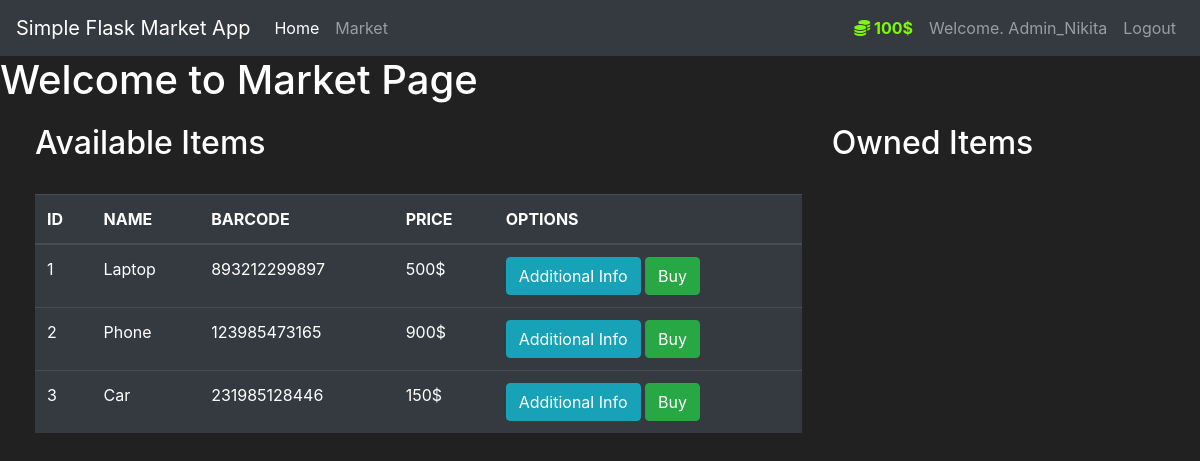
/market (signed in), run on the app's committed database.
### market/models.py (models this page shows, shortened)
class User(app_db.Model, UserMixin):
    id = app_db.Column(app_db.Integer(), primary_key=True)
    username = app_db.Column(app_db.String(length=30), nullable=False, unique=True)
    user_email = app_db.Column(app_db.String(length=50), nullable=False, unique=True)
    user_pd = app_db.Column(app_db.String(length=60), nullable=False)
    budget = app_db.Column(app_db.Integer(), nullable=False, default=1000)
    items = app_db.relationship("SalableGood", backref="owned_user", lazy=True)
    @property
    def password(self):
        return self.user_pd
    @property
    def budget_prettify(self):
        if (len(str(self.budget))) >= 4:
            return "{:,.2f}$".format(self.budget)
        else:
            return f"{self.budget}$"

class SalableGood(app_db.Model):
    id = app_db.Column(app_db.Integer(), primary_key=True)
    name = app_db.Column(app_db.String(length=30), nullable=False, unique=True)
    price = app_db.Column(app_db.Integer(), nullable=False)
    barcode = app_db.Column(app_db.String(length=12), nullable=False, unique=True)
    description = app_db.Column(app_db.String(length=1024), nullable=False, unique=True)
    owner = app_db.Column(app_db.Integer(), app_db.ForeignKey("user.id"))

### market/routes.py (the view, shortened to what this page needs)
@app.route("/market", methods=["GET", "POST"])
@login_required
def market_page():
    bought_item_form = BoughtItemForm()
    sold_item_form = SoldItemForm()
    if request.method == "GET":
        items = SalableGood.query.filter_by(owner=None)
        user_items = SalableGood.query.filter_by(owner=current_user.id)
        return render_template("market.html", items=items, bought_item_form=bought_item_form,
                               user_items=user_items, sold_item_form=sold_item_form)

### market/models.py (called while the page is built)
@app.login_manager.user_loader
def load_user(user_id):
    return User.query.get(int(user_id))

### market/templates/market.html (shortened to what this page needs)
{% extends "base.html" %}
{% block body_content %}
    <h1>Welcome to Market Page</h1>
    <div class="row" style="margin-top: 20px; margin-left: 20px">
        <div class="col-8">
            <h2>Available Items</h2>
            <br>
            <table class="table table-hover table-dark">
                <thead>
                <tr>
                    <th scope="col">ID</th>
                    <th scope="col">NAME</th>
                    <th scope="col">BARCODE</th>
                    <th scope="col">PRICE</th>
                    <th scope="col">OPTIONS</th>
                </tr>
                </thead>
                <tbody>
                {% for dict_item in items %}
                    <tr>
                        <td>{{ dict_item.id }}</td>
                        <td>{{ dict_item.name }}</td>
                        <td>{{ dict_item.barcode }}</td>
                        <td>{{ dict_item.price }}$</td>
                        <td>
                            <button class="btn btn-outline btn-info"
                                    data-toggle="modal"
                                    data-target="#Modal-Info-{{ dict_item.id }}">
                                Additional Info
                            </button>
                            <button class="btn btn-outline btn-success"
                                    data-toggle="modal"
                                    data-target="#Modal-Buy-{{ dict_item.id }}">
                                Buy
                            </button>
                        </td>
                    </tr>
                {% endfor %}
                </tbody>
            </table>
        </div>
        <div class="col-4">
            <h2>Owned Items</h2>
            <br>
        </div>
    </div>
{% endblock %}

### market/templates/base.html (shortened to what this page needs)
<!doctype html>
<html lang="en">
<head>
    <link rel="stylesheet" href="https://cdn.jsdelivr.net/npm/bootstrap@4.5.3/dist/css/bootstrap.min.css"
>
</head>
<body>
<nav class="navbar navbar-expand-md navbar-dark bg-dark">
    <a class="navbar-brand" href="#">Simple Flask Market App</a>
    <div class="collapse navbar-collapse" id="navbarNav">
        <ul class="navbar-nav mr-auto">
            <li class="nav-item active">
                <a class="nav-link" href="{{ url_for('home_page') }}">Home</a>
            </li>
            <li class="nav-item">
                <a class="nav-link" href="{{ url_for('market_page') }}">Market</a>
            </li>
        </ul>
        {% if current_user.is_authenticated %}
            <ul class="navbar-nav">
                <li class="nav-item">
                    <a class="nav-link" style="color: lawngreen; font-weight: bold;">
                        <i class="fas fa-coins"></i>
                        {{ current_user.budget_prettify }}
                    </a>
                </li>
                <li class="nav-item">
                    <a class="nav-link">Welcome. {{ current_user.username }}</a>
                </li>
                <li class="nav-item">
                    <a class="nav-link" href="{{ url_for('log_out_page') }}">Logout</a>
                </li>
            </ul>
        {% endif %}
    </div>
</nav>
{% block body_content %}
{% endblock %}
</body>
</html>

### market/templates/base.html (style rules this page uses)
body { background-color: #212121; color: white }

### data on the page
User: budget_prettify "100$", username "Admin_Nikita"
SalableGood: id "1", name "Laptop", barcode "893212299897", price "500"
SalableGood: id "2", name "Phone", barcode "123985473165", price "900"
SalableGood: id "3", name "Car", barcode "231985128446", price "150"
